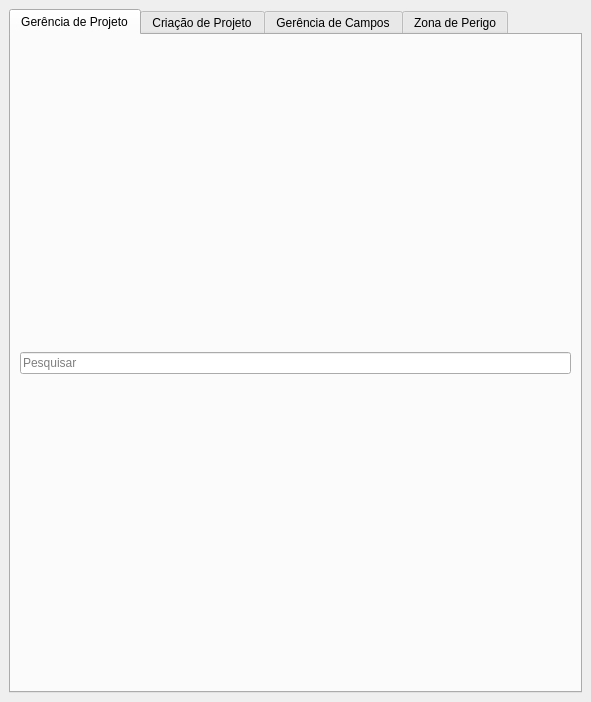
<?xml version="1.0" encoding="UTF-8"?>
<ui version="4.0">
 <class>DockWidget</class>
 <widget class="QDockWidget" name="DockWidget">
  <property name="geometry">
   <rect>
    <x>0</x>
    <y>0</y>
    <width>591</width>
    <height>702</height>
   </rect>
  </property>
  <property name="windowTitle">
   <string>SAP Gerente</string>
  </property>
  <widget class="QWidget" name="dockWidgetContents">
   <layout class="QGridLayout" name="gridLayout">
    <item row="0" column="0">
     <widget class="QTabWidget" name="tabWidget">
      <property name="styleSheet">
       <string notr="true"/>
      </property>
      <property name="tabShape">
       <enum>QTabWidget::Rounded</enum>
      </property>
      <property name="currentIndex">
       <number>0</number>
      </property>
      <property name="elideMode">
       <enum>Qt::ElideNone</enum>
      </property>
      <property name="documentMode">
       <bool>false</bool>
      </property>
      <property name="tabsClosable">
       <bool>false</bool>
      </property>
      <widget class="QWidget" name="projectTab">
       <attribute name="title">
        <string>Gerência de Projeto</string>
       </attribute>
       <layout class="QVBoxLayout" name="verticalLayout">
        <item>
         <widget class="QLineEdit" name="searchProjectManagementLe">
          <property name="placeholderText">
           <string>Pesquisar</string>
          </property>
         </widget>
        </item>
       </layout>
      </widget>
      <widget class="QWidget" name="creationTab">
       <attribute name="title">
        <string>Criação de Projeto</string>
       </attribute>
       <layout class="QVBoxLayout" name="verticalLayout_2">
        <item>
         <widget class="QLineEdit" name="searchProjectCreationLe">
          <property name="placeholderText">
           <string>Pesquisar</string>
          </property>
         </widget>
        </item>
       </layout>
      </widget>
      <widget class="QWidget" name="fieldsTab">
       <attribute name="title">
        <string>Gerência de Campos</string>
       </attribute>
       <layout class="QVBoxLayout" name="verticalLayout_5">
        <item>
         <widget class="QLineEdit" name="searchFieldsLe">
          <property name="placeholderText">
           <string>Pesquisar</string>
          </property>
         </widget>
        </item>
       </layout>
      </widget>
      <widget class="QWidget" name="dangerZoneTab">
       <attribute name="title">
        <string>Zona de Perigo</string>
       </attribute>
       <layout class="QVBoxLayout" name="verticalLayout_3">
        <item>
         <widget class="QLineEdit" name="searchDangerZoneLe">
          <property name="placeholderText">
           <string>Pesquisar</string>
          </property>
         </widget>
        </item>
       </layout>
      </widget>
     </widget>
    </item>
   </layout>
  </widget>
 </widget>
 <resources/>
 <connections/>
</ui>
